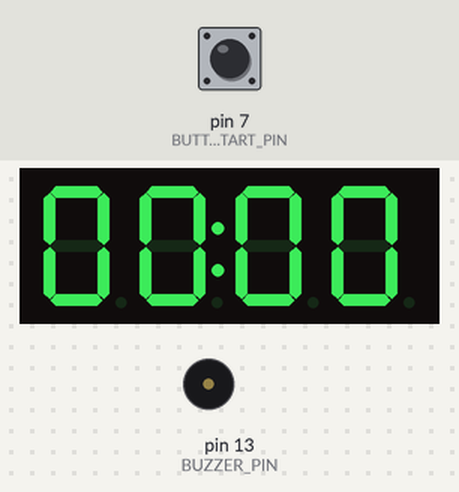
Simulated run of this sketch. Board: Arduino Uno, built with avr-gcc and run on an emulated ATmega328P. Parts: 4-digit seven-segment display, buzzer (waves = sounding, pin HIGH). Inputs (shaded band) come from the test bench; at power-on: pin 7 (BUTTON_START_PIN) LOW. What the sketch prints to the serial monitor is not drawn.

Above: at 0.7 s.
At 9.8 s:
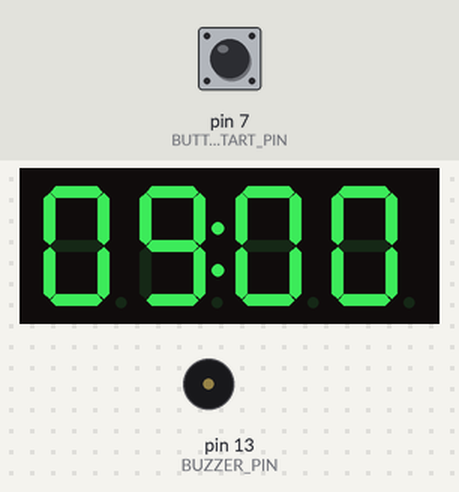
At 18.9 s:
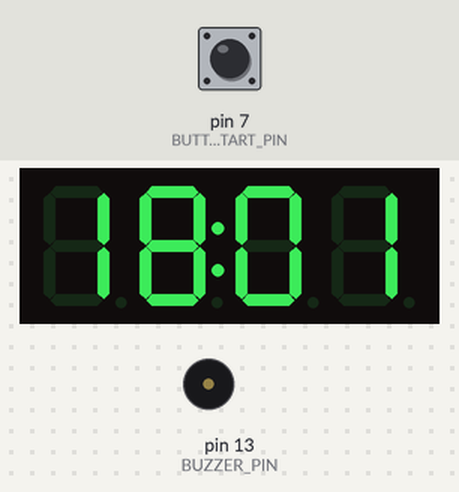
At 38.1 s:
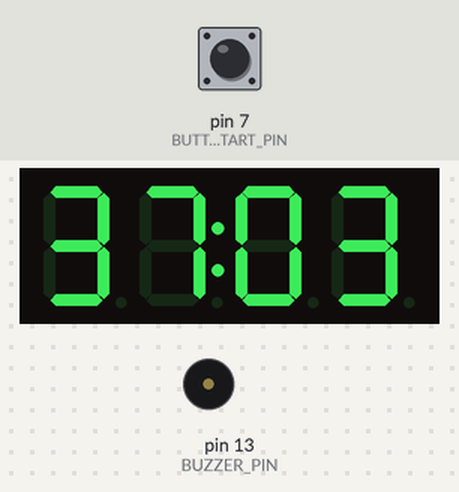
Timing chart, 0 to 39.6 s (numbered marks = the images above):
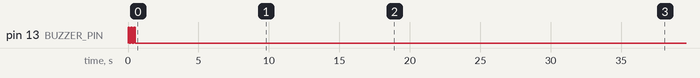

Measured:
- what the display in image 0 shows lasts 1.0 s, from 0.6 s to 1.6 s

The sketch:

simple_timer_irq.ino
```cpp
#include <TimerOne.h>
#include "TM1637.h"

#define CLK 2 // TM1637 CLK
#define DIO 3 // TM1637 DIO

#define BUZZER_PIN 13
#define BUTTON_ADD_PIN 5
#define BUTTON_SUB_PIN 6
#define BUTTON_START_PIN 7

#define ISR_PERIOD 10//ms

#define ON 1
#define OFF 0
TM1637 tm1637(CLK, DIO);

int8_t TimeDisp[] = {0x00, 0x00, 0x00, 0x00};
unsigned char ClockPoint = 1;
unsigned char Update;


unsigned long timer_10ms;

void setup() {
  // put your setup code here, to run once:
  Serial.begin(115200);
  Serial.println("Hello");

  // Buzzer
  pinMode(BUZZER_PIN, OUTPUT); // BUZZER
  beep_short(3);

  // Button
  pinMode(BUTTON_ADD_PIN, INPUT);
  pinMode(BUTTON_SUB_PIN, INPUT);
  pinMode(BUTTON_START_PIN, INPUT);

  // TM1637
  tm1637.set();
  tm1637.init();
  tm1637.point(POINT_ON);
  tm1637.display(TimeDisp);


  while(digitalRead(BUTTON_START_PIN) == HIGH)
  {

  }
  Serial.println("Start!");

  Timer1.initialize(100000);//10ms isr
  Timer1.attachInterrupt(TimingISR);

  timer_10ms = 0;
}

void loop() {
  // put your main code here, to run repeatedly:
  if (Update == ON)
  {
    TimeUpdate(timer_10ms);
    tm1637.display(TimeDisp);
//    Serial.println(digitalRead(BUTTON_ADD_PIN));
  }
//  Serial.println(digitalRead(BUTTON_ADD_PIN));
  delay(1000);
}


void TimingISR()
{ //10ms


  timer_10ms++;
  if(timer_10ms%10==0)
    Update = ON;


}

int TimeUpdate(int time_input)
{
  int second, msecond;
  if (ClockPoint)
  {
    tm1637.point(POINT_ON);
  }
  else
  {
    tm1637.point(POINT_OFF);
  }

  second = time_input / 10;
  msecond = time_input % 10;

  TimeDisp[0] = second / 10;
  TimeDisp[1] = second % 10;
  TimeDisp[2] = msecond / 10;
  TimeDisp[3] = msecond % 10;
  Update = OFF;

  return 0;
}

void beep_short(int count)
{
  while (count--)
  {
    digitalWrite(BUZZER_PIN, HIGH);
    delay(100);
    digitalWrite(BUZZER_PIN, LOW);
    delay(100);
  }
  digitalWrite(9, LOW);
}
void beep_long(int duration)
{
  digitalWrite(BUZZER_PIN, HIGH);
  delay(duration * 1000);
  digitalWrite(BUZZER_PIN, LOW);

  delay(100);
}
```
